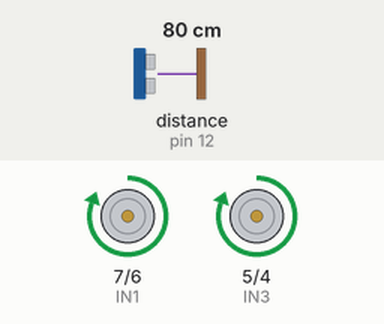
Recording of a sketch running on a simulated Arduino Uno, built with avr-gcc and run on an emulated ATmega328P. Shown: motor-driver pin pairs drawn as motors (green arrow = first pin HIGH = forward, orange = second pin HIGH = backward, longer = more drive, scaled by the enable pin). Wiring (inferred from the names in the program): ultrasonic range finder: trigger pin 11; echo pin 12. Inputs (shaded band) come from the test bench; at power-on: distance to the obstacle (sensor on pin 12) 80 cm. The echo pulse lasts 58.3 µs per cm.

Above: at 1.2 s.
1.3 s: distance to the obstacle (sensor on pin 12) set to 33 cm
2.8 s: distance to the obstacle (sensor on pin 12) set to 28 cm
At 3.6 s:
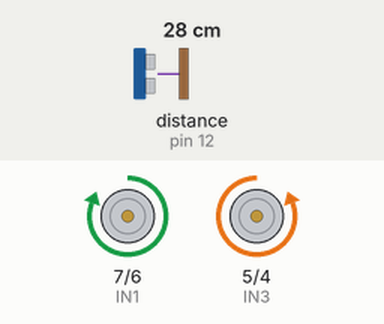
4.3 s: distance to the obstacle (sensor on pin 12) set to 22 cm
5.8 s: distance to the obstacle (sensor on pin 12) set to 18 cm
At 6.17 s:
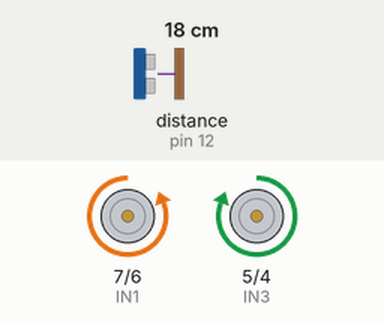
8.8 s: distance to the obstacle (sensor on pin 12) set to 35 cm
At 10.1 s:
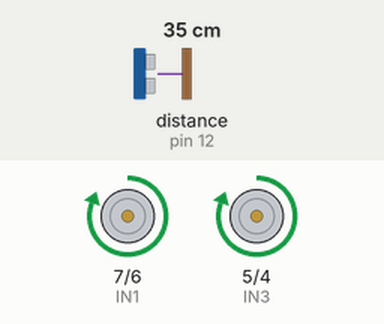
10.4 s: distance to the obstacle (sensor on pin 12) set to 2 cm
At 10.6 s:
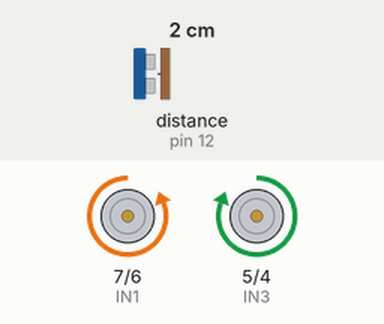
Timing chart, 0 to 14.4 s (numbered marks = the images above; inputs shaded):
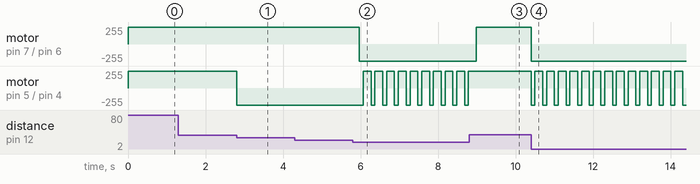

Measured:
- the behaviour switches between 31 and 30 cm on distance to the obstacle (sensor on pin 12) (found by bisection; images 0 and 1)
- the behaviour switches between 21 and 20 cm on distance to the obstacle (sensor on pin 12) (found by bisection; images 1 and 2)
- after the input at 1.3 s, every drawn part: stays the same
- after the input at 2.8 s, motor on pin 5 (IN3) / pin 4 (IN4): forward 255/255 → backward 255/255 at once
- after the input at 4.3 s, every drawn part: stays the same
- after the input at 5.8 s, motor on pin 7 (IN1) / pin 6 (IN2): forward 255/255 → backward 255/255 after 0.17 s; motor on pin 5 (IN3) / pin 4 (IN4): alternates forward 255/255 for 0.20 s and backward 255/255 for 0.10 s, starting after 0.27 s
- after the input at 8.8 s, motor on pin 7 (IN1) / pin 6 (IN2): backward 255/255 → forward 255/255 after 0.19 s; motor on pin 5 (IN3) / pin 4 (IN4): stops changing and stays forward 255/255
- after the input at 10.4 s, motor on pin 7 (IN1) / pin 6 (IN2): forward 255/255 → backward 255/255 at once; motor on pin 5 (IN3) / pin 4 (IN4): alternates forward 255/255 for 0.20 s and backward 255/255 for 0.10 s, starting at once

The sketch:

motor.ino
```cpp
const int EchoPin = 12;
const int TriggerPin = 11;
int ENB = 8;
int IN1 = 7;
int IN2 = 6;
int IN3 = 5;
int IN4 = 4;
int ENA = 3;


void Adelante (){
  analogWrite (ENA, 255);
  analogWrite (ENB, 255);
  digitalWrite (IN1, HIGH);
  digitalWrite (IN2, LOW);
  digitalWrite (IN3, HIGH);
  digitalWrite (IN4, LOW);
}

void Atras () {
   analogWrite (ENA, 255);
  analogWrite (ENB, 255);
  digitalWrite (IN1, LOW);
  digitalWrite (IN2, HIGH);
  digitalWrite (IN3, LOW);
  digitalWrite (IN4, HIGH);
}

void Izquierda () {
   analogWrite (ENA, 255);
  analogWrite (ENB, 255);
  digitalWrite (IN1, LOW);
  digitalWrite (IN2, HIGH);
  digitalWrite (IN3, HIGH);
  digitalWrite (IN4, LOW);
}
void Derecha () {
   analogWrite (ENA, 255);
  analogWrite (ENB, 255);
  digitalWrite (IN1, HIGH);
  digitalWrite (IN2, LOW);
  digitalWrite (IN3, LOW);
  digitalWrite (IN4, HIGH);
}

void Parar () {
  analogWrite (ENA,0);
  analogWrite (ENB,0);
}

int ping(int TriggerPin, int EchoPin) {
   long duration, distanceCm;

   digitalWrite(TriggerPin, LOW);  //para generar un pulso limpio ponemos a LOW 4us
   delayMicroseconds(4);
   digitalWrite(TriggerPin, HIGH);  //generamos Trigger (disparo) de 10us
   delayMicroseconds(10);
   digitalWrite(TriggerPin, LOW);

   duration = pulseIn(EchoPin, HIGH);  //medimos el tiempo entre pulsos, en microsegundos

   distanceCm = duration * 10 / 292/ 2;   //convertimos a distancia, en cm
   return distanceCm;
}


void setup()
{
  // put your setup code here, to run once:
  pinMode (ENB, OUTPUT);
  pinMode (ENA, OUTPUT);
  pinMode (IN1, OUTPUT);
  pinMode (IN2, OUTPUT);
  pinMode (IN3, OUTPUT);
  pinMode (IN4, OUTPUT);
  pinMode(TriggerPin, OUTPUT);
  pinMode(EchoPin, INPUT);
  Serial.begin(9600);
}


 void loop() {
  int cm = ping(TriggerPin, EchoPin);
  if (cm < 20) {
    Atras();
    delay(100);
    Izquierda();
    delay(200);
  }
  else if (cm < 30) {
    Derecha();
    delay(350);
  } else {
    Adelante ();
  }

}
```
